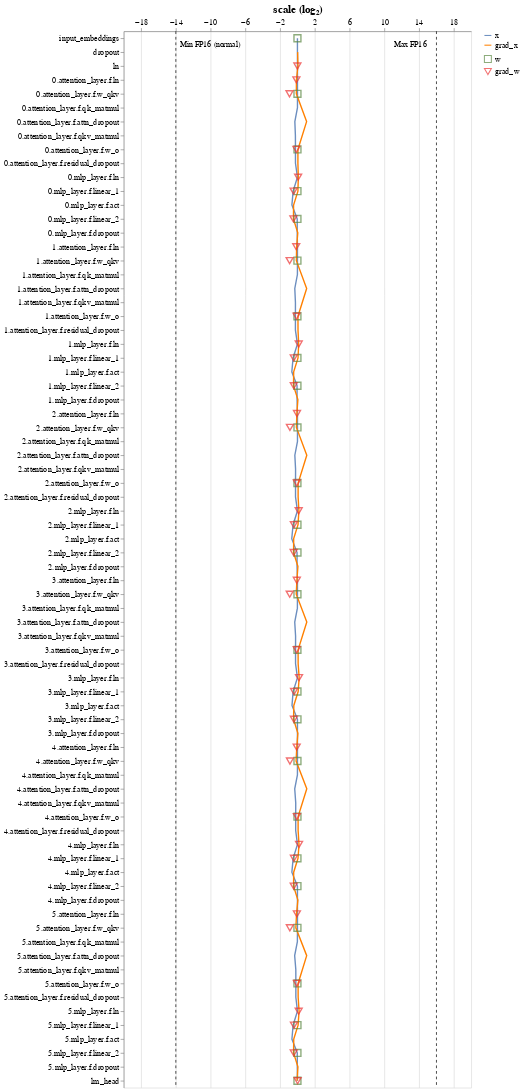

Source (notebook cell):
### Code cell
model = UnitScaledNanoGPTModel(config)
analyse_full_model(model, config)

### Figure 1 — Vega-Lite specification as saved in the notebook (floating-point values rounded to 4 significant figures; data arrays with more than 128 entries replaced by an {"elided": "..."} marker saying what was removed)
{"config": {"view": {"continuousWidth": 400, "continuousHeight": 300}, "axis": {"labelFontSize": 12, "titleFontSize": 16}}, "layer": [{"data": {"name": "data-da2f5635f07ab4dceb082e877ff24c22"}, "mark": "line", "encoding": {"color": {"field": "type", "legend": {"labelFontSize": 12, "symbolSize": 100, "title": ""}, "scale": {"range": ["#6C8EBF", "#FF8000"]}, "sort": "descending", "type": "nominal"}, "x": {"axis": {"orient": "top", "values": [-18.0, -16.0, -14.0, -12.0, -10.0, -8.0, -6.0, -4.0, -2.0, 0.0, 2.0, 4.0, 6.0, 8.0, 10.0, 12.0, 14.0, 16.0, 18.0]}, "field": "scale (log₂)", "scale": {"domain": [-18.0, 18.0]}, "type": "quantitative"}, "y": {"field": "op", "sort": ["input_embeddings", "dropout", "ln", "0.attention_layer.f.ln", "0.attention_layer.f.w_qkv", "0.attention_layer.f.qk_matmul", "0.attention_layer.f.attn_dropout", "0.attention_layer.f.qkv_matmul", "0.attention_layer.f.w_o", "0.attention_layer.f.residual_dropout", "0.mlp_layer.f.ln", "0.mlp_layer.f.linear_1", "0.mlp_layer.f.act", "0.mlp_layer.f.linear_2", "0.mlp_layer.f.dropout", "1.attention_layer.f.ln", "1.attention_layer.f.w_qkv", "1.attention_layer.f.qk_matmul", "1.attention_layer.f.attn_dropout", "1.attention_layer.f.qkv_matmul", "1.attention_layer.f.w_o", "1.attention_layer.f.residual_dropout", "1.mlp_layer.f.ln", "1.mlp_layer.f.linear_1", "1.mlp_layer.f.act", "1.mlp_layer.f.linear_2", "1.mlp_layer.f.dropout", "2.attention_layer.f.ln", "2.attention_layer.f.w_qkv", "2.attention_layer.f.qk_matmul", "2.attention_layer.f.attn_dropout", "2.attention_layer.f.qkv_matmul", "2.attention_layer.f.w_o", "2.attention_layer.f.residual_dropout", "2.mlp_layer.f.ln", "2.mlp_layer.f.linear_1", "2.mlp_layer.f.act", "2.mlp_layer.f.linear_2", "2.mlp_layer.f.dropout", "3.attention_layer.f.ln", "3.attention_layer.f.w_qkv", "3.attention_layer.f.qk_matmul", "3.attention_layer.f.attn_dropout", "3.attention_layer.f.qkv_matmul", "3.attention_layer.f.w_o", "3.attention_layer.f.residual_dropout", "3.mlp_layer.f.ln", "3.mlp_layer.f.linear_1", "3.mlp_layer.f.act", "3.mlp_layer.f.linear_2", "3.mlp_layer.f.dropout", "4.attention_layer.f.ln", "4.attention_layer.f.w_qkv", "4.attention_layer.f.qk_matmul", "4.attention_layer.f.attn_dropout", "4.attention_layer.f.qkv_matmul", "4.attention_layer.f.w_o", "4.attention_layer.f.residual_dropout", "4.mlp_layer.f.ln", "4.mlp_layer.f.linear_1", "4.mlp_layer.f.act", "4.mlp_layer.f.linear_2", "4.mlp_layer.f.dropout", "5.attention_layer.f.ln", "5.attention_layer.f.w_qkv", "5.attention_layer.f.qk_matmul", "5.attention_layer.f.attn_dropout", "5.attention_layer.f.qkv_matmul", "5.attention_layer.f.w_o", "5.attention_layer.f.residual_dropout", "5.mlp_layer.f.ln", "5.mlp_layer.f.linear_1", "5.mlp_layer.f.act", "5.mlp_layer.f.linear_2", "5.mlp_layer.f.dropout", "lm_head"], "title": "", "type": "ordinal"}}}, {"data": {"name": "data-4626a376f4cdbc775e5c8bb237eb002a"}, "mark": {"type": "point", "size": 100}, "encoding": {"color": {"field": "type", "legend": {"labelFontSize": 12, "symbolSize": 100, "title": ""}, "scale": {"range": ["#5D8944", "#ED3434"]}, "sort": "descending", "type": "nominal"}, "shape": {"field": "type", "scale": {"range": ["square", "triangle-down"]}, "sort": "descending", "type": "nominal"}, "x": {"axis": {"orient": "top", "values": [-18.0, -16.0, -14.0, -12.0, -10.0, -8.0, -6.0, -4.0, -2.0, 0.0, 2.0, 4.0, 6.0, 8.0, 10.0, 12.0, 14.0, 16.0, 18.0]}, "field": "scale (log₂)", "scale": {"domain": [-18.0, 18.0]}, "type": "quantitative"}, "y": {"field": "op", "sort": ["input_embeddings", "dropout", "ln", "0.attention_layer.f.ln", "0.attention_layer.f.w_qkv", "0.attention_layer.f.qk_matmul", "0.attention_layer.f.attn_dropout", "0.attention_layer.f.qkv_matmul", "0.attention_layer.f.w_o", "0.attention_layer.f.residual_dropout", "0.mlp_layer.f.ln", "0.mlp_layer.f.linear_1", "0.mlp_layer.f.act", "0.mlp_layer.f.linear_2", "0.mlp_layer.f.dropout", "1.attention_layer.f.ln", "1.attention_layer.f.w_qkv", "1.attention_layer.f.qk_matmul", "1.attention_layer.f.attn_dropout", "1.attention_layer.f.qkv_matmul", "1.attention_layer.f.w_o", "1.attention_layer.f.residual_dropout", "1.mlp_layer.f.ln", "1.mlp_layer.f.linear_1", "1.mlp_layer.f.act", "1.mlp_layer.f.linear_2", "1.mlp_layer.f.dropout", "2.attention_layer.f.ln", "2.attention_layer.f.w_qkv", "2.attention_layer.f.qk_matmul", "2.attention_layer.f.attn_dropout", "2.attention_layer.f.qkv_matmul", "2.attention_layer.f.w_o", "2.attention_layer.f.residual_dropout", "2.mlp_layer.f.ln", "2.mlp_layer.f.linear_1", "2.mlp_layer.f.act", "2.mlp_layer.f.linear_2", "2.mlp_layer.f.dropout", "3.attention_layer.f.ln", "3.attention_layer.f.w_qkv", "3.attention_layer.f.qk_matmul", "3.attention_layer.f.attn_dropout", "3.attention_layer.f.qkv_matmul", "3.attention_layer.f.w_o", "3.attention_layer.f.residual_dropout", "3.mlp_layer.f.ln", "3.mlp_layer.f.linear_1", "3.mlp_layer.f.act", "3.mlp_layer.f.linear_2", "3.mlp_layer.f.dropout", "4.attention_layer.f.ln", "4.attention_layer.f.w_qkv", "4.attention_layer.f.qk_matmul", "4.attention_layer.f.attn_dropout", "4.attention_layer.f.qkv_matmul", "4.attention_layer.f.w_o", "4.attention_layer.f.residual_dropout", "4.mlp_layer.f.ln", "4.mlp_layer.f.linear_1", "4.mlp_layer.f.act", "4.mlp_layer.f.linear_2", "4.mlp_layer.f.dropout", "5.attention_layer.f.ln", "5.attention_layer.f.w_qkv", "5.attention_layer.f.qk_matmul", "5.attention_layer.f.attn_dropout", "5.attention_layer.f.qkv_matmul", "5.attention_layer.f.w_o", "5.attention_layer.f.residual_dropout", "5.mlp_layer.f.ln", "5.mlp_layer.f.linear_1", "5.mlp_layer.f.act", "5.mlp_layer.f.linear_2", "5.mlp_layer.f.dropout", "lm_head"], "title": "", "type": "ordinal"}}}, {"data": {"name": "empty"}, "mark": {"type": "rule", "strokeDash": [4, 4]}, "encoding": {"x": {"datum": -14}}}, {"data": {"name": "empty"}, "mark": {"type": "rule", "strokeDash": [4, 4]}, "encoding": {"x": {"datum": 16}}}, {"data": {"name": "empty"}, "mark": {"type": "text", "dy": -740}, "encoding": {"text": {"value": "Min FP16 (normal)"}, "x": {"datum": -10}}}, {"data": {"name": "empty"}, "mark": {"type": "text", "dy": -740}, "encoding": {"text": {"value": "Max FP16"}, "x": {"datum": 13}}}], "resolve": {"scale": {"color": "independent", "shape": "independent"}}, "width": 500, "$schema": "https://vega.github.io/schema/vega-lite/v4.17.0.json", "datasets": {"data-da2f5635f07ab4dceb082e877ff24c22": {"elided": "139 records"}, "data-4626a376f4cdbc775e5c8bb237eb002a": [{"type": "w", "op": "input_embeddings", "scale (log₂)": -0.001285}, {"type": "w", "op": "ln", "scale (log₂)": null}, {"type": "w", "op": "0.attention_layer.f.ln", "scale (log₂)": null}, {"type": "w", "op": "0.attention_layer.f.w_qkv", "scale (log₂)": 0.0008055}, {"type": "w", "op": "0.attention_layer.f.w_o", "scale (log₂)": 0.002402}, {"type": "w", "op": "0.mlp_layer.f.ln", "scale (log₂)": null}, {"type": "w", "op": "0.mlp_layer.f.linear_1", "scale (log₂)": 0.000302}, {"type": "w", "op": "0.mlp_layer.f.linear_2", "scale (log₂)": -0.0008862}, {"type": "w", "op": "1.attention_layer.f.ln", "scale (log₂)": null}, {"type": "w", "op": "1.attention_layer.f.w_qkv", "scale (log₂)": -0.003205}, {"type": "w", "op": "1.attention_layer.f.w_o", "scale (log₂)": -0.002057}, {"type": "w", "op": "1.mlp_layer.f.ln", "scale (log₂)": null}, {"type": "w", "op": "1.mlp_layer.f.linear_1", "scale (log₂)": -0.002002}, {"type": "w", "op": "1.mlp_layer.f.linear_2", "scale (log₂)": -0.00249}, {"type": "w", "op": "2.attention_layer.f.ln", "scale (log₂)": null}, {"type": "w", "op": "2.attention_layer.f.w_qkv", "scale (log₂)": 0.001627}, {"type": "w", "op": "2.attention_layer.f.w_o", "scale (log₂)": -0.002411}, {"type": "w", "op": "2.mlp_layer.f.ln", "scale (log₂)": null}, {"type": "w", "op": "2.mlp_layer.f.linear_1", "scale (log₂)": 0.0005343}, {"type": "w", "op": "2.mlp_layer.f.linear_2", "scale (log₂)": 0.001949}, {"type": "w", "op": "3.attention_layer.f.ln", "scale (log₂)": null}, {"type": "w", "op": "3.attention_layer.f.w_qkv", "scale (log₂)": -0.0004989}, {"type": "w", "op": "3.attention_layer.f.w_o", "scale (log₂)": -0.003037}, {"type": "w", "op": "3.mlp_layer.f.ln", "scale (log₂)": null}, {"type": "w", "op": "3.mlp_layer.f.linear_1", "scale (log₂)": 0.001197}, {"type": "w", "op": "3.mlp_layer.f.linear_2", "scale (log₂)": 0.002569}, {"type": "w", "op": "4.attention_layer.f.ln", "scale (log₂)": null}, {"type": "w", "op": "4.attention_layer.f.w_qkv", "scale (log₂)": 0.0007503}, {"type": "w", "op": "4.attention_layer.f.w_o", "scale (log₂)": 0.001545}, {"type": "w", "op": "4.mlp_layer.f.ln", "scale (log₂)": null}, {"type": "w", "op": "4.mlp_layer.f.linear_1", "scale (log₂)": -0.000449}, {"type": "w", "op": "4.mlp_layer.f.linear_2", "scale (log₂)": -0.0001841}, {"type": "w", "op": "5.attention_layer.f.ln", "scale (log₂)": null}, {"type": "w", "op": "5.attention_layer.f.w_qkv", "scale (log₂)": -0.001942}, {"type": "w", "op": "5.attention_layer.f.w_o", "scale (log₂)": -0.001291}, {"type": "w", "op": "5.mlp_layer.f.ln", "scale (log₂)": null}, {"type": "w", "op": "5.mlp_layer.f.linear_1", "scale (log₂)": 0.001483}, {"type": "w", "op": "5.mlp_layer.f.linear_2", "scale (log₂)": -0.002073}, {"type": "w", "op": "lm_head", "scale (log₂)": -0.000459}, {"type": "grad_w", "op": "ln", "scale (log₂)": -0.009027}, {"type": "grad_w", "op": "0.attention_layer.f.ln", "scale (log₂)": -0.1229}, {"type": "grad_w", "op": "0.attention_layer.f.w_qkv", "scale (log₂)": -0.914}, {"type": "grad_w", "op": "0.attention_layer.f.w_o", "scale (log₂)": -0.1231}, {"type": "grad_w", "op": "0.mlp_layer.f.ln", "scale (log₂)": 0.07769}, {"type": "grad_w", "op": "0.mlp_layer.f.linear_1", "scale (log₂)": -0.4452}, {"type": "grad_w", "op": "0.mlp_layer.f.linear_2", "scale (log₂)": -0.4687}, {"type": "grad_w", "op": "1.attention_layer.f.ln", "scale (log₂)": -0.1434}, {"type": "grad_w", "op": "1.attention_layer.f.w_qkv", "scale (log₂)": -0.9014}, {"type": "grad_w", "op": "1.attention_layer.f.w_o", "scale (log₂)": -0.108}, {"type": "grad_w", "op": "1.mlp_layer.f.ln", "scale (log₂)": 0.1462}, {"type": "grad_w", "op": "1.mlp_layer.f.linear_1", "scale (log₂)": -0.4262}, {"type": "grad_w", "op": "1.mlp_layer.f.linear_2", "scale (log₂)": -0.426}, {"type": "grad_w", "op": "2.attention_layer.f.ln", "scale (log₂)": -0.05273}, {"type": "grad_w", "op": "2.attention_layer.f.w_qkv", "scale (log₂)": -0.8669}, {"type": "grad_w", "op": "2.attention_layer.f.w_o", "scale (log₂)": -0.07729}, {"type": "grad_w", "op": "2.mlp_layer.f.ln", "scale (log₂)": 0.1414}, {"type": "grad_w", "op": "2.mlp_layer.f.linear_1", "scale (log₂)": -0.4159}, {"type": "grad_w", "op": "2.mlp_layer.f.linear_2", "scale (log₂)": -0.4378}, {"type": "grad_w", "op": "3.attention_layer.f.ln", "scale (log₂)": -0.07243}, {"type": "grad_w", "op": "3.attention_layer.f.w_qkv", "scale (log₂)": -0.8922}, {"type": "grad_w", "op": "3.attention_layer.f.w_o", "scale (log₂)": -0.08546}, {"type": "grad_w", "op": "3.mlp_layer.f.ln", "scale (log₂)": 0.1795}, {"type": "grad_w", "op": "3.mlp_layer.f.linear_1", "scale (log₂)": -0.3933}, {"type": "grad_w", "op": "3.mlp_layer.f.linear_2", "scale (log₂)": -0.4124}, {"type": "grad_w", "op": "4.attention_layer.f.ln", "scale (log₂)": -0.08844}, {"type": "grad_w", "op": "4.attention_layer.f.w_qkv", "scale (log₂)": -0.8644}, {"type": "grad_w", "op": "4.attention_layer.f.w_o", "scale (log₂)": -0.07012}, {"type": "grad_w", "op": "4.mlp_layer.f.ln", "scale (log₂)": 0.183}, {"type": "grad_w", "op": "4.mlp_layer.f.linear_1", "scale (log₂)": -0.411}, {"type": "grad_w", "op": "4.mlp_layer.f.linear_2", "scale (log₂)": -0.4317}, {"type": "grad_w", "op": "5.attention_layer.f.ln", "scale (log₂)": -0.065}, {"type": "grad_w", "op": "5.attention_layer.f.w_qkv", "scale (log₂)": -0.8751}, {"type": "grad_w", "op": "5.attention_layer.f.w_o", "scale (log₂)": -0.07207}, {"type": "grad_w", "op": "5.mlp_layer.f.ln", "scale (log₂)": 0.1412}, {"type": "grad_w", "op": "5.mlp_layer.f.linear_1", "scale (log₂)": -0.4054}, {"type": "grad_w", "op": "5.mlp_layer.f.linear_2", "scale (log₂)": -0.4279}, {"type": "grad_w", "op": "lm_head", "scale (log₂)": 0.01639}], "empty": [{}]}}
